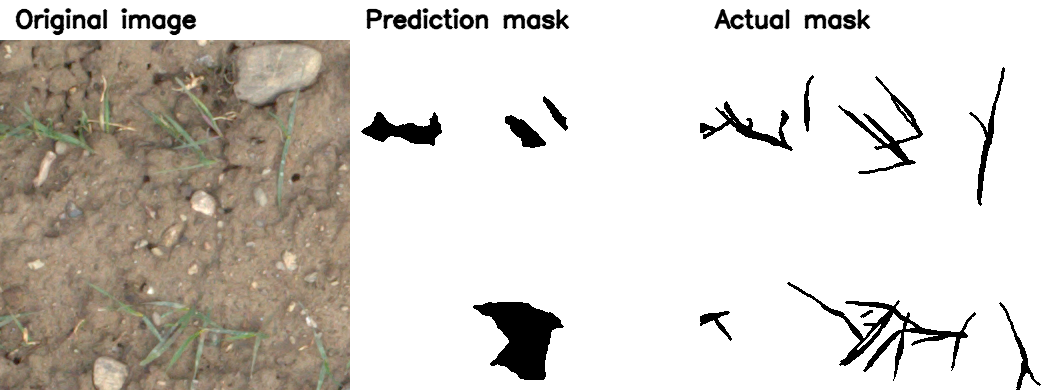
#> input picture output/method1/visuals/FPWW0180049_RGB1_20170308_113954_6.png, 1050 x 390 px
$ python -i method1.py   (imports and definitions only)
#> lines starting #> are read from the running program, lines starting #| are printed output that depends on the picture; after the words box and inside, x2 and y2 are one past the last pixel; in counts of white or black regions, pixels touching at a corner belong together
#> further down, picture is the input picture: shape (390, 1050, 3); mean B, G, R 201.6, 207.7, 212.3
import json
import time
import cv2
import numpy as np
from pathlib import Path
import csv

# [117 lines left out: functions image_to_mask, compute_metrics, visuals, apply_distortion, _failure_reason, _save_failure_overlay and 1 more, not called in this run]

def predict_method1(img_bgr: np.ndarray, grabcut_iterations: int = 6, erosion_size: int = 6, dilation_size: int = 6, min_area: int = 150):
#> called with grabcut_iterations = 6, erosion_size = 6, dilation_size = 6, min_area = 150
    b = img_bgr[:, :, 0].astype(np.float32)
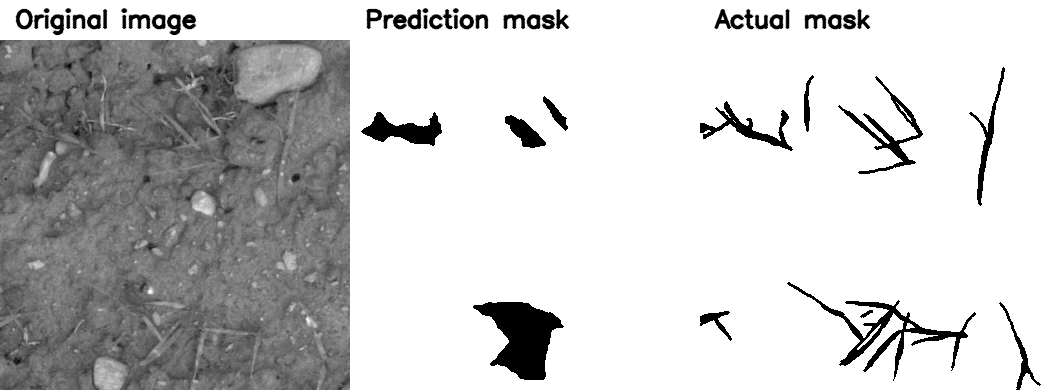
#> b: shape (390, 1050) float32; min 0, max 255, mean 201.6
    g = img_bgr[:, :, 1].astype(np.float32)
    r = img_bgr[:, :, 2].astype(np.float32)
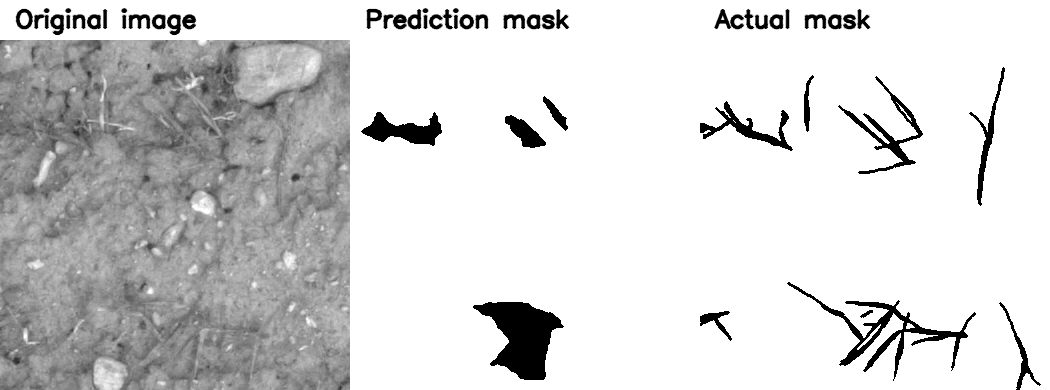
#> r: shape (390, 1050) float32; min 0, max 255, mean 212.3
    exg = 2 * g - r - b
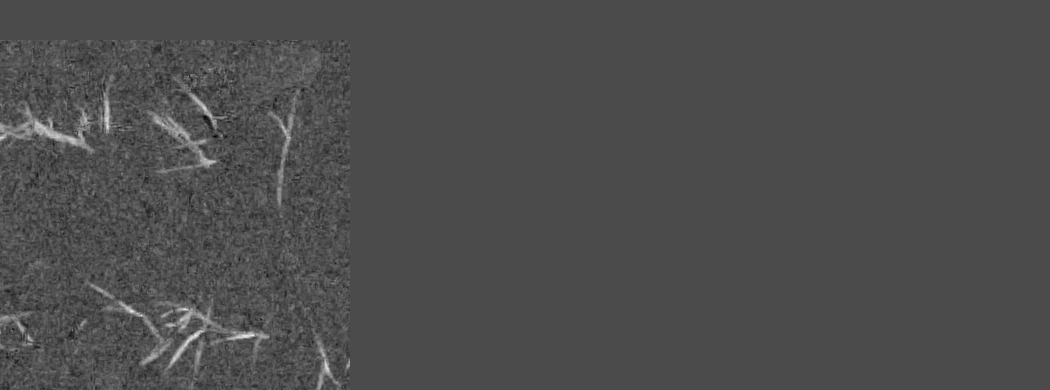
#> exg: shape (390, 1050) float32; min -49, max 116, mean 1.4; drawn with min black and max white
    exg = cv2.normalize(exg, None, 0, 255, cv2.NORM_MINMAX).astype(np.uint8)
    _, coarse_fg = cv2.threshold(exg, 0, 255, cv2.THRESH_BINARY + cv2.THRESH_OTSU)
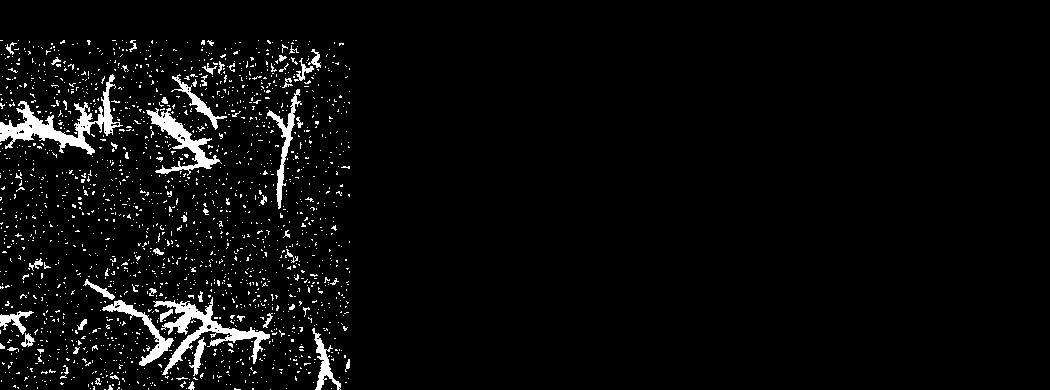
#> coarse_fg: shape (390, 1050); 4.1% white; 1821 white regions (1761 under 20 px), largest, box (x1, y1, x2, y2) and area: (0, 74, 123, 155) 2394, (153, 297, 270, 375) 2006, (146, 108, 222, 176) 1331
    h, w = coarse_fg.shape
#> h = 390; w = 1050
    gc_mask = np.full((h, w), cv2.GC_PR_BGD, dtype=np.uint8)
    erode_kernel = cv2.getStructuringElement(cv2.MORPH_ELLIPSE, (erosion_size, erosion_size))
    dilate_kernel = cv2.getStructuringElement(cv2.MORPH_ELLIPSE, (dilation_size, dilation_size))

    sure_fg = cv2.erode(coarse_fg, erode_kernel, iterations=1)
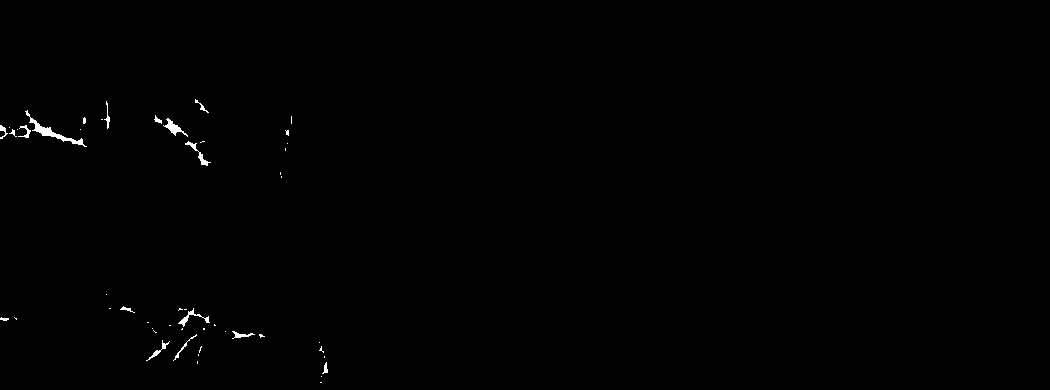
#> sure_fg: shape (390, 1050); 0.35% white; 50 white regions (34 under 20 px), largest, box (x1, y1, x2, y2) and area: (25, 110, 87, 147) 338, (163, 118, 188, 137) 148, (178, 308, 210, 327) 123
    probable_fg = coarse_fg.copy()
    probable_bg = cv2.bitwise_not(cv2.dilate(coarse_fg, dilate_kernel, iterations=1))
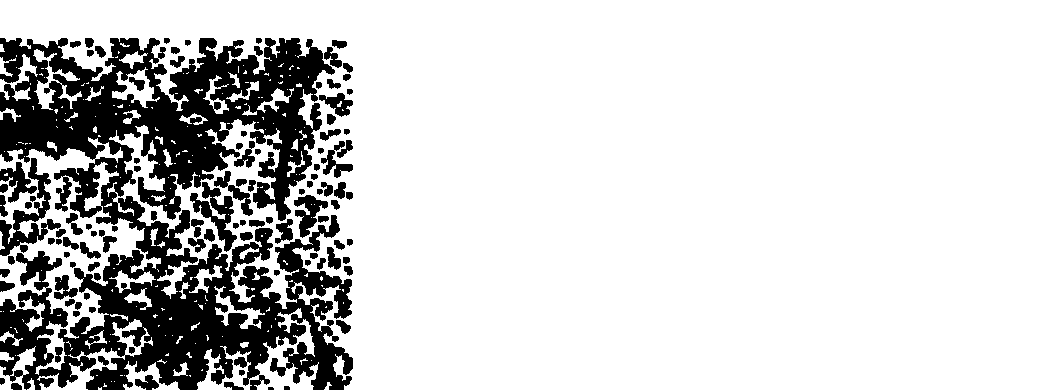
#> probable_bg: shape (390, 1050); 81.2% white; 107 black regions (1 under 20 px), largest, box (x1, y1, x2, y2) and area: (0, 38, 353, 390) 64392, (0, 158, 61, 256) 1737, (190, 182, 237, 252) 1168

    gc_mask[probable_fg > 0] = cv2.GC_PR_FGD
    gc_mask[probable_bg > 0] = cv2.GC_PR_BGD
    gc_mask[sure_fg > 0] = cv2.GC_FGD

    border = max(5, min(h, w) // 35)
#> border = 11
    gc_mask[:border, :] = cv2.GC_BGD
    gc_mask[-border:, :] = cv2.GC_BGD
    gc_mask[:, :border] = cv2.GC_BGD
    gc_mask[:, -border:] = cv2.GC_BGD

    bgd_model = np.zeros((1, 65), np.float64)
    fgd_model = np.zeros((1, 65), np.float64)

    cv2.grabCut(img_bgr, gc_mask, None, bgd_model, fgd_model, grabcut_iterations, cv2.GC_INIT_WITH_MASK)

    pred_mask = np.where((gc_mask == cv2.GC_FGD) | (gc_mask == cv2.GC_PR_FGD), 255, 0).astype(np.uint8)

    kernel_open = cv2.getStructuringElement(cv2.MORPH_ELLIPSE, (3, 3))
    kernel_close = cv2.getStructuringElement(cv2.MORPH_ELLIPSE, (5, 5))
    pred_mask = cv2.morphologyEx(pred_mask, cv2.MORPH_OPEN, kernel_open)
    pred_mask = cv2.morphologyEx(pred_mask, cv2.MORPH_CLOSE, kernel_close)

    num_labels, labels, stats, _ = cv2.connectedComponentsWithStats(pred_mask, connectivity=8)
    cleaned = np.zeros_like(pred_mask)
    for label in range(1, num_labels):
        if stats[label, cv2.CC_STAT_AREA] >= min_area:
            cleaned[labels == label] = 255
    return cleaned

# [140 lines left out: function main, not called in this run]

# [5 lines not run here, left out]

>>> import cv2
>>> picture = cv2.imread('../../output/method1/visuals/FPWW0180049_RGB1_20170308_113954_6.png')
>>> result = predict_method1(picture)
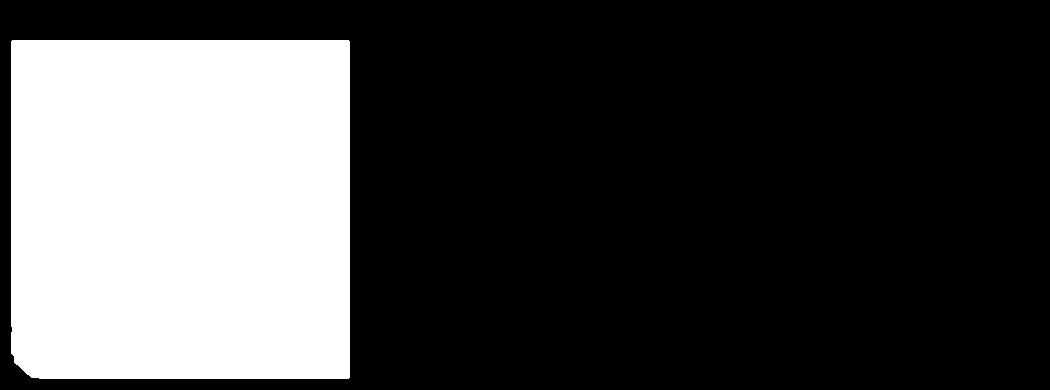
#> result: shape (390, 1050); 28% white; 1 white region, box (x1, y1, x2, y2) and area: (11, 40, 350, 379) 114680

$ run again, on output/method1/visuals/FPWW0180049_RGB1_20170420_111709_6.png
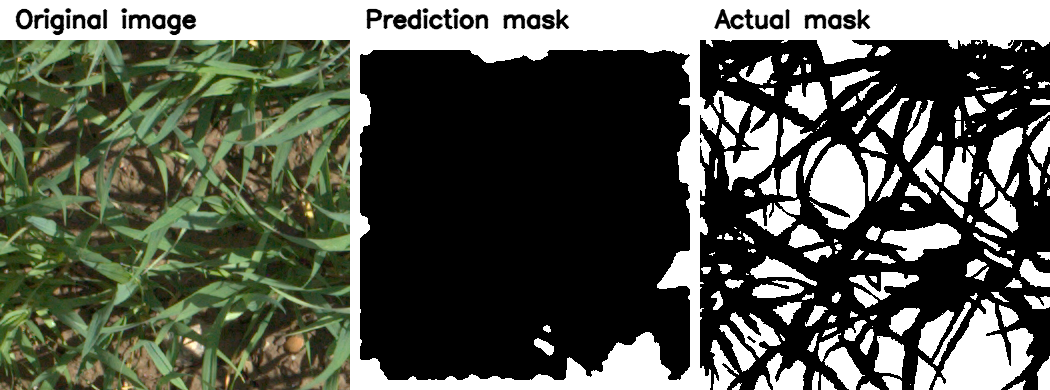
#> input picture output/method1/visuals/FPWW0180049_RGB1_20170420_111709_6.png, 1050 x 390 px
#> picture is the input picture: shape (390, 1050, 3); mean B, G, R 82.4, 92.9, 89.3
#> in predict_method1, `_, coarse_fg = cv2.threshold(exg, 0, 255, cv2.THRESH_BINARY + cv2.THRE..`:
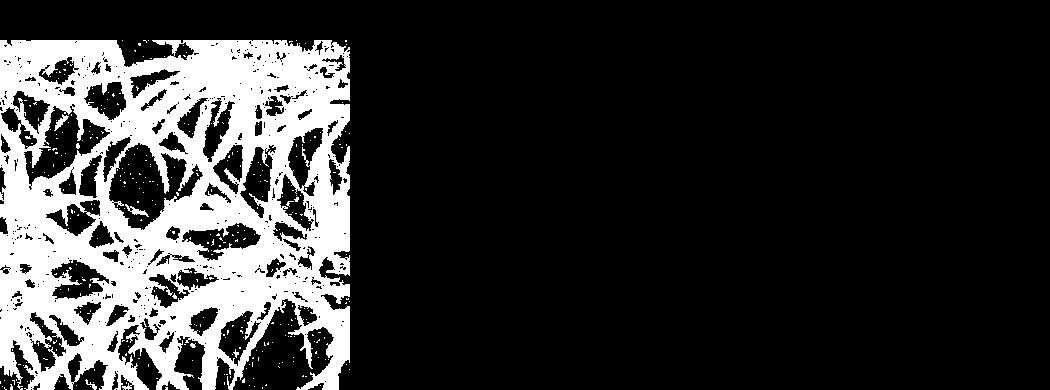
#> coarse_fg: shape (390, 1050); 19.5% white; 339 white regions (333 under 20 px), largest, box (x1, y1, x2, y2) and area: (0, 40, 350, 390) 78574, (125, 204, 149, 217) 99, (54, 114, 69, 131) 88, (85, 379, 97, 390) 39, (233, 349, 239, 358) 23, (190, 343, 196, 348) 21
#> sure_fg: shape (390, 1050); 10.3% white; 91 white regions (73 under 20 px), largest, box (x1, y1, x2, y2) and area: (0, 111, 348, 390) 23582, (0, 43, 348, 278) 17155, (149, 262, 195, 276) 230
#> in predict_method1, `probable_bg = cv2.bitwise_not(cv2.dilate(coarse_fg, dilate_kernel, ite..`:
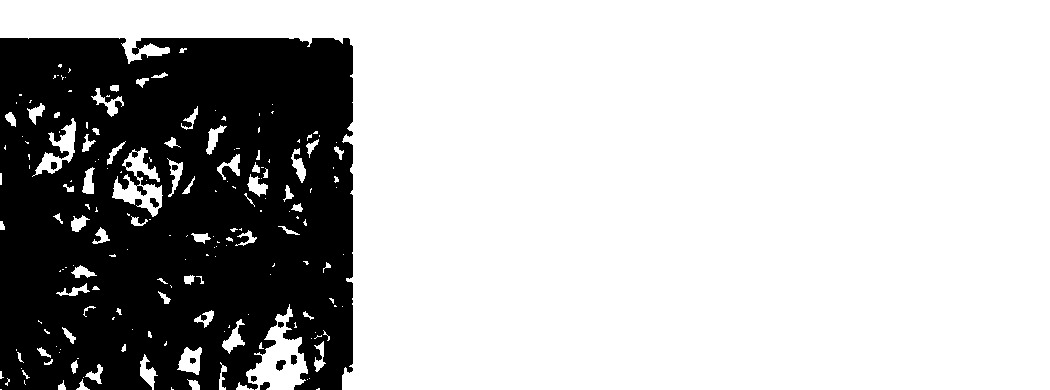
#> probable_bg: shape (390, 1050); 72.9% white; 10 black regions, largest, box (x1, y1, x2, y2) and area: (0, 38, 353, 390) 110717, (276, 360, 286, 371) 75, (260, 382, 270, 390) 61
#> result: shape (390, 1050); 28% white; 1 white region, box (x1, y1, x2, y2) and area: (11, 40, 350, 379) 114848

$ run again, on output/method1/visuals/FPWW0180049_RGB1_20170517_142522_6.png
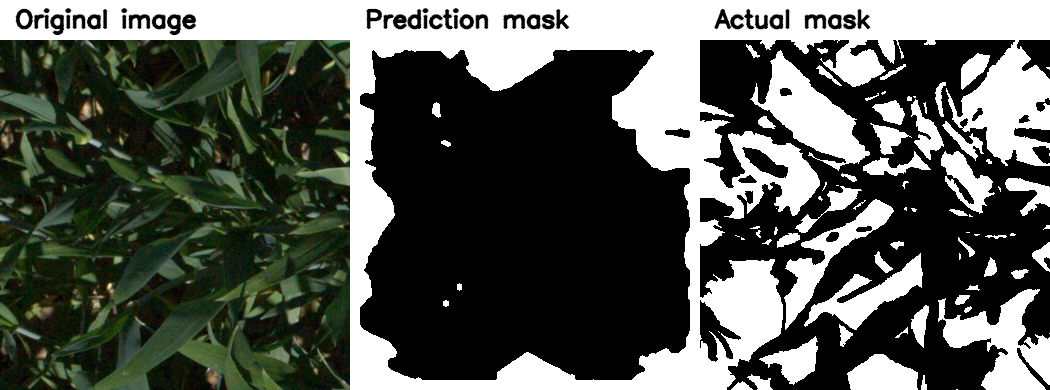
#> input picture output/method1/visuals/FPWW0180049_RGB1_20170517_142522_6.png, 1050 x 390 px
#> picture is the input picture: shape (390, 1050, 3); mean B, G, R 83.7, 90, 86.3
#> in predict_method1, `_, coarse_fg = cv2.threshold(exg, 0, 255, cv2.THRESH_BINARY + cv2.THRE..`:
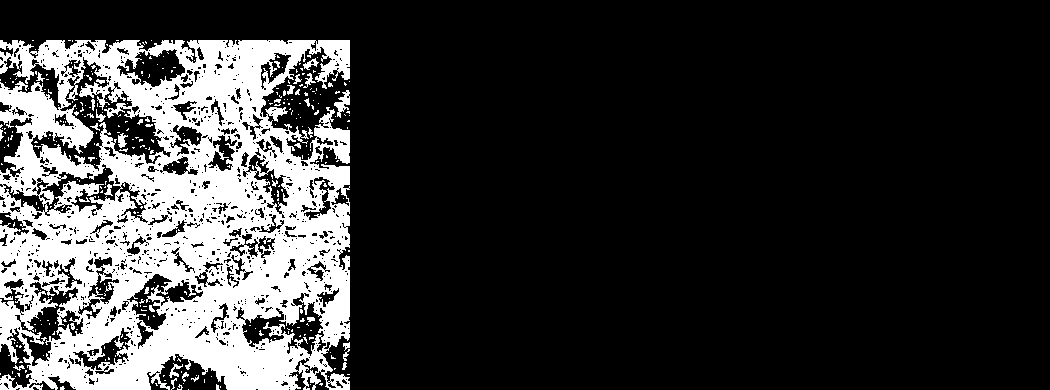
#> coarse_fg: shape (390, 1050); 20.5% white; 329 white regions (294 under 20 px), largest, box (x1, y1, x2, y2) and area: (0, 40, 350, 390) 81509, (334, 90, 350, 118) 200, (118, 133, 128, 148) 90
#> sure_fg: shape (390, 1050); 7.5% white; 208 white regions (150 under 20 px), largest, box (x1, y1, x2, y2) and area: (34, 212, 348, 390) 11846, (177, 43, 309, 122) 3035, (106, 156, 259, 214) 2605
#> in predict_method1, `probable_bg = cv2.bitwise_not(cv2.dilate(coarse_fg, dilate_kernel, ite..`:
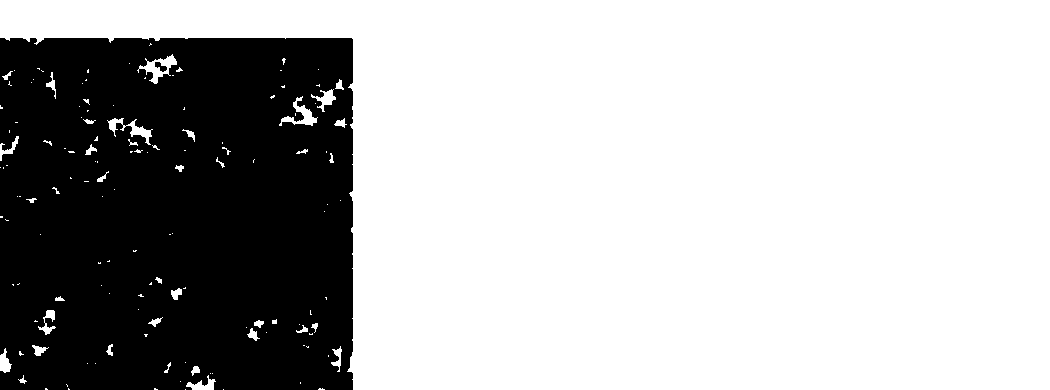
#> probable_bg: shape (390, 1050); 70.7% white; 2 black regions, box (x1, y1, x2, y2) and area: (0, 38, 353, 390) 119997, (155, 62, 167, 72) 64
#> result: shape (390, 1050); 28% white; 1 white region, box (x1, y1, x2, y2) and area: (11, 40, 350, 379) 114498

$ run again, on output/method1/visuals/FPWW0180094_RGB1_20170308_114711_6.png
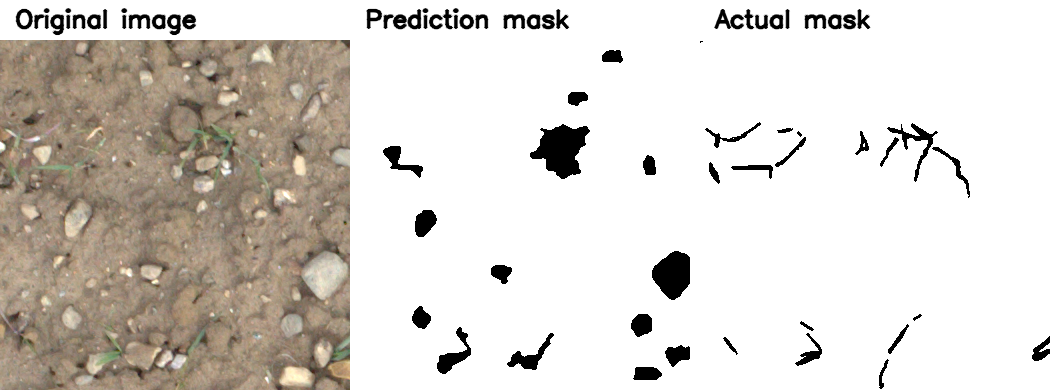
#> input picture output/method1/visuals/FPWW0180094_RGB1_20170308_114711_6.png, 1050 x 390 px
#> picture is the input picture: shape (390, 1050, 3); mean B, G, R 205.3, 211.3, 216.3
#> coarse_fg: shape (390, 1050); 8.5% white in thin lines or dots, all inside (x1, y1, x2, y2) = (0, 40, 350, 390)
#> sure_fg: shape (390, 1050); 0.21% white; 62 white regions (52 under 20 px), largest, box (x1, y1, x2, y2) and area: (95, 349, 121, 368) 150, (212, 126, 233, 144) 111, (334, 346, 348, 359) 95
#> probable_bg: shape (390, 1050); 71.8% white; 2 black regions, box (x1, y1, x2, y2) and area: (0, 38, 353, 390) 115257, (347, 84, 353, 91) 35
#> `result = predict_method1(picture)`:
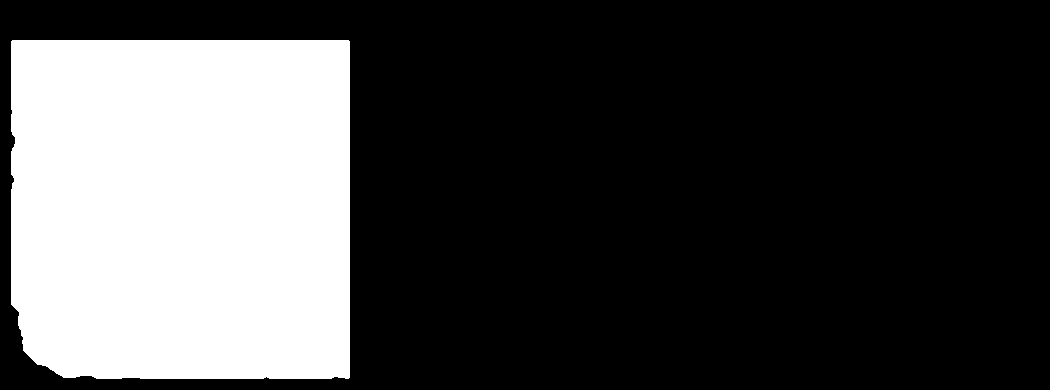
#> result: shape (390, 1050); 27.7% white; 1 white region, box (x1, y1, x2, y2) and area: (11, 40, 350, 379) 113460
